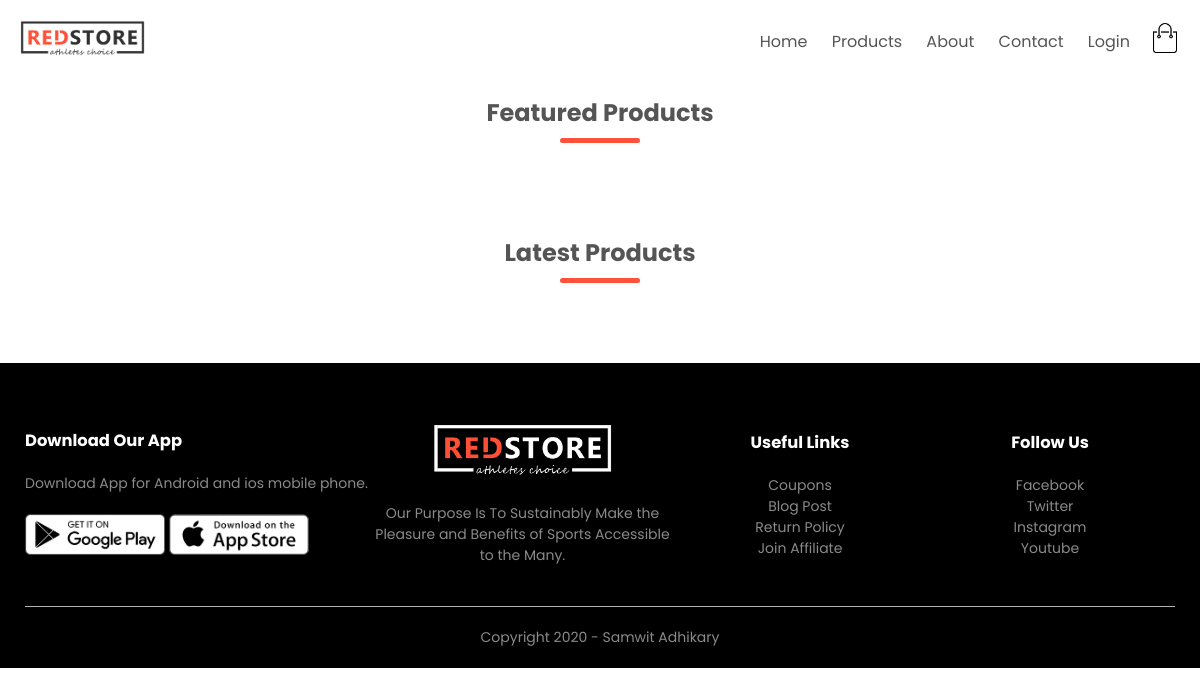
The app's page /, older data.
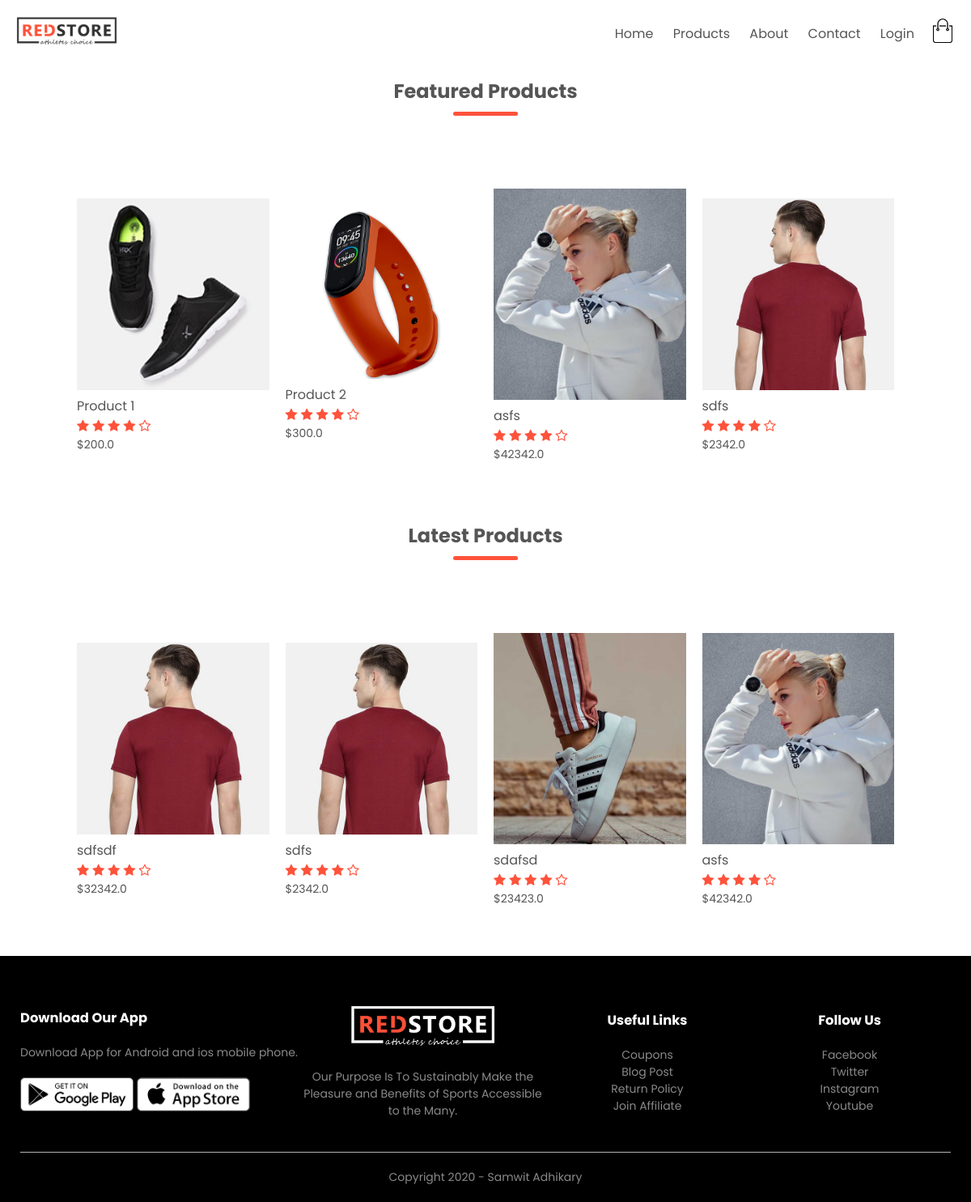
The same page, newer data.
### Products/models.py (models this page shows, shortened)
class ProductModels(models.Model):
     LIVE=1
     DELETE=0
     DELETE_CHOICE=((LIVE,'live'),(DELETE,'Delete'))
     title=models.CharField(max_length=100)
     price=models.FloatField()
     description=models.CharField(max_length=200)
     image=models.ImageField(upload_to='media/productimage')
     category=models.CharField(max_length=100)
     priority=models.IntegerField(default=0)
     delete_status=models.IntegerField(choices=DELETE_CHOICE,default=LIVE)
     created_at=models.DateTimeField(auto_created=True)
     updated_at=models.DateTimeField(auto_now=True)

### Products/views.py (the view)
# urls.py: path('', views.index,name='home'),
def index(request):
    featured_product = ProductModels.objects.order_by('priority')[:4]
    latest_product = ProductModels.objects.order_by('-id')[:4]
    context = {
        'featured_products': featured_product,
        'latest_products': latest_product
    }
    return render(request, 'index.html', context)

### templates/index.html (shortened to what this page needs)
{% extends 'base.html' %}
{% block content %}
    {% include 'home_content.html' %}
{% endblock content %}

### templates/home_content.html
{% load static %}
<div class="small-container">
    <h2 class="title">Featured Products</h2>
    <div class="row">
        {% for product in featured_products %}
        <div class="col-4">
            <a href="{% url 'product_details' product.id %}">
                <img src="{{ product.image.url }}" alt="{{ product.title }}">
            </a>
            <h4>{{ product.title }}</h4>
            <div class="rating">
                <i class="fa fa-star"></i>
                <i class="fa fa-star"></i>
                <i class="fa fa-star"></i>
                <i class="fa fa-star"></i>
                <i class="fa fa-star-o"></i>
            </div>
            <p>${{ product.price }}</p>
        </div>
        {% endfor %}
    </div>
    <h2 class="title">Latest Products</h2>
    <div class="row">
        {% for product in latest_products %}
        <div class="col-4">
            <a href="{% url 'product_details' product.id %}">
                <img src="{{ product.image.url }}" alt="{{ product.title }}">
            </a>
            <h4>{{ product.title }}</h4>
            <div class="rating">
                <i class="fa fa-star"></i>
                <i class="fa fa-star"></i>
                <i class="fa fa-star"></i>
                <i class="fa fa-star"></i>
                <i class="fa fa-star-o"></i>
            </div>
            <p>${{ product.price }}</p>
        </div>
        {% endfor %}
    </div>
</div>

Row changes from the older to the newer data that the page shows:
added ProductModels: image (picture), title "Product 1", price "200.0", shown under "Featured Products"
added ProductModels: image (picture), title "Product 2", price "300.0", shown under "Featured Products"
added ProductModels: image (picture), title "asfs", price "42342.0"
added ProductModels: image (picture), title "sdfs", price "2342.0"
added ProductModels: image (picture), title "sdfsdf", price "32342.0", shown under "Latest Products"
added ProductModels: image (picture), title "sdafsd", price "23423.0", shown under "Latest Products"
